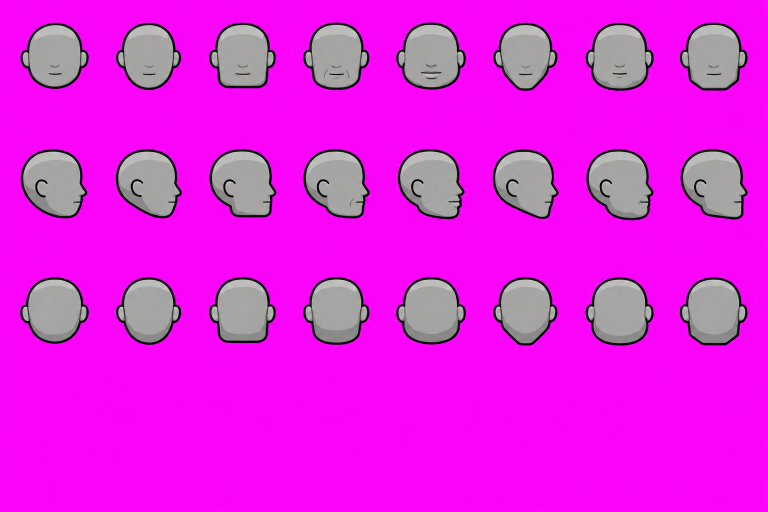
#> input picture tools/crew_v2/src/glowy.png, 1536 x 1024 px (shown at 1/2 size); its folder holds 6 pictures in this run; the run also reads 1 picture not shown here
$ python export.py
#> lines starting #> are read from the running program, lines starting #| are printed output that depends on the picture; after the words box and inside, x2 and y2 are one past the last pixel; in counts of white or black regions, pixels touching at a corner belong together
#!/usr/bin/env python3
"""MOON WARS — update246: the crew from LAYERS (jj 20.11, the RimWorld way), exported for the game.

Sources (GPT, magenta background, 8 columns x 4 rows of 192x256 cells = the 24x32 crew frame at 8x), in src/:
  glowy.png   blank heads: 8 heads x front / side / back           (rows 0-2)
  oczy.png    eyes + brows: 8 x front / side                       (rows 0-1)
  wlosy.png   hair: 8 x front / side / back                        (rows 0-2)
  brody.png   beards: 8 x front / side                             (rows 0-1)
  chod.png    the body walking, side view, 12 frames                (row 0 x8 + row 1 x4)
  akcje_bok.png  side: idle 4, shoot 4 / punch 4, repair 4 / hit 2, death 2
  przod.png   front: idle 4, eat 4 / heal 4, salute 4 / arms crossed 4
  tyl.png     back: idle 4, work 4 / work 8
Every body has NO head and a closed metal collar at the same point of its cell (x 99, y 96), except where the pose
moves it (kneeling, hit, falling); the head and the hologram shield are laid on the collar by the game.

What it writes (art/):
  crew2_head_tint.png / crew2_head_fixed.png   — every head, and every eye/hair/beard ALREADY FITTED to every head
                                                 (a part GPT drew for head j, moved and scaled onto head k), each in
                                                 a 60x60 cell centred on the helmet's centre, at 3 px a game unit
  crew2_<sheet>_tint.png / _fixed.png / _over.png — the body frames, 72x96 cells (24x32 units at 3 px)
  crew2.json   — where every cell is, and per body frame where the helmet sits and how it tilts
"_tint" holds the parts the game recolours (skin, hair, suit fabric) as a grey LIGHTNESS the game multiplies its colour
into; "_fixed" holds what keeps its own colour (outlines, eyes, metal, boots); "_over" is the mask of a body frame's
pixels that go IN FRONT of the head and the shield (a hand raised past the collar, the collar's front lip).

    python3 tools/crew_v2/export.py
"""
import json, os
import numpy as np
from PIL import Image
from scipy import ndimage

HERE = os.path.dirname(os.path.abspath(__file__))
SRC = os.path.join(HERE, 'src')
ART = os.path.join(os.path.dirname(os.path.dirname(HERE)), 'art')
CW, CH = 192, 256                     # source cell (8 px a unit)
K = 3                                 # export: 3 px a unit
D = 112                               # helmet diameter at 8x
BLOCK8 = 160                          # head block at 8x (the helmet's square), -> 60 px
BLOCK = BLOCK8 * K // 8               # 60
BODY_W, BODY_H = 24 * K, 32 * K       # 72 x 96
HEAD_SCALE = 0.57 * D / 118           # the head inside the helmet (prototype, jj ok 20.11)
SIDE_SHIFT = -5                       # side view: the head 5 px (8x) back in the bubble (jj 20.11)

def load(name):
#> called with name = 'glowy.png'
    a = np.array(Image.open(os.path.join(SRC, name)).convert('RGB')).astype(np.int16)
    pink = (a[:, :, 0] - a[:, :, 1] > 100) & (a[:, :, 2] - a[:, :, 1] > 100)
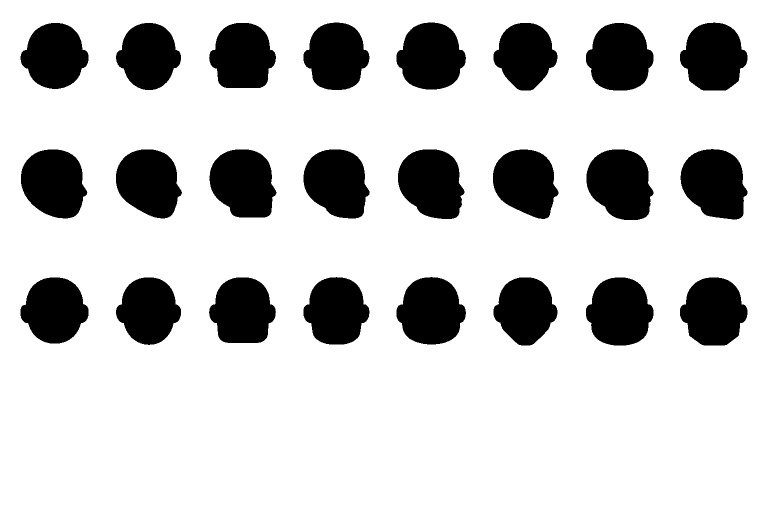
#> pink: shape (1024, 1536) bool (shown at 1/2 size); 79.3% white; 24 black regions, largest, box (x1, y1, x2, y2) and area: (1173, 299, 1307, 440) 14534, (1361, 298, 1495, 439) 14327, (796, 299, 929, 438) 14236
    return np.dstack([a.astype(np.uint8), np.where(pink, 0, 255).astype(np.uint8)])
#> call 2 of load, with name = 'oczy.png'
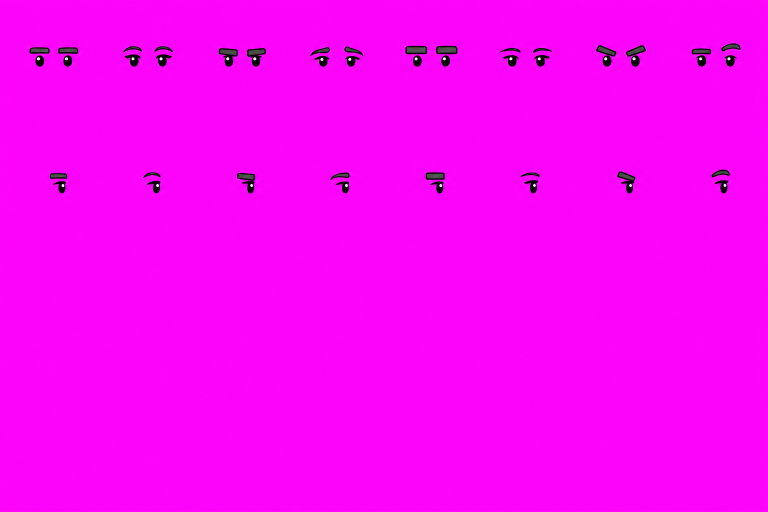
#> input picture tools/crew_v2/src/oczy.png, 1536 x 1024 px (shown at 1/2 size)
#> in load (call 2), `pink = (a[:, :, 0] - a[:, :, 1] > 100) & (a[:, :, 2] - a[:, :, 1] > 100)`: pink: shape (1024, 1536) bool; 98.9% white; 43 black regions, largest, box (x1, y1, x2, y2) and area: (494, 96, 532, 133) 828, (438, 96, 476, 133) 821, (1252, 91, 1292, 133) 797
#> call 3 of load, with name = 'wlosy.png'
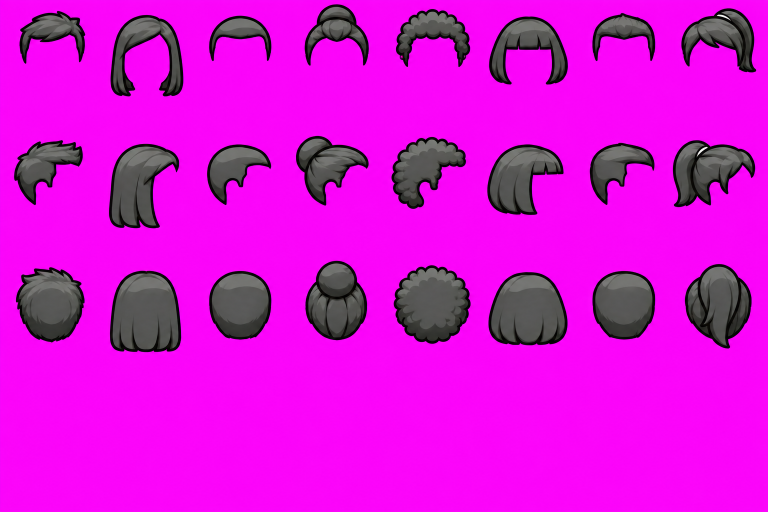
#> input picture tools/crew_v2/src/wlosy.png, 1536 x 1024 px (shown at 1/2 size)
#> in load (call 3), `pink = (a[:, :, 0] - a[:, :, 1] > 100) & (a[:, :, 2] - a[:, :, 1] > 100)`: pink: shape (1024, 1536) bool; 81.8% white; 24 black regions, largest, box (x1, y1, x2, y2) and area: (220, 542, 362, 704) 19867, (977, 544, 1135, 690) 18811, (788, 531, 941, 687) 18309
#> call 4 of load, with name = 'brody.png'
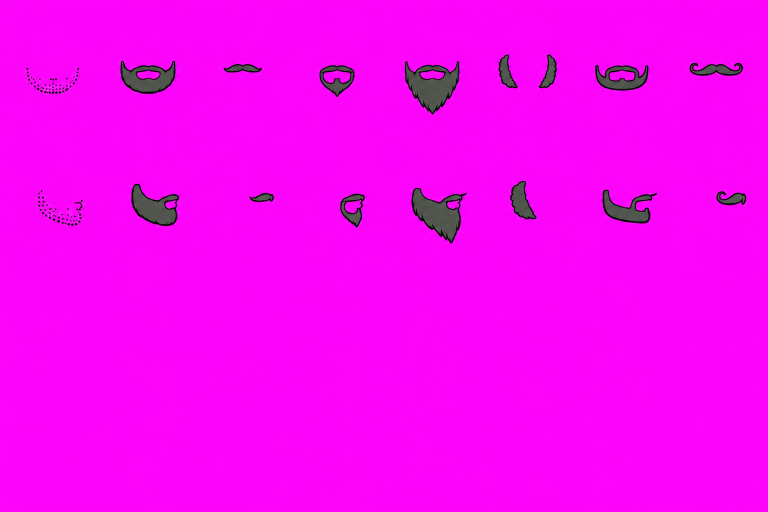
#> input picture tools/crew_v2/src/brody.png, 1536 x 1024 px (shown at 1/2 size)
#> in load (call 4), `pink = (a[:, :, 0] - a[:, :, 1] > 100) & (a[:, :, 2] - a[:, :, 1] > 100)`: pink: shape (1024, 1536) bool; 97.3% white; 105 black regions (88 under 20 px), largest, box (x1, y1, x2, y2) and area: (810, 122, 919, 229) 6587, (823, 376, 933, 487) 6271, (263, 368, 358, 452) 4621
def cell(S, r, c): return S[r * CH:(r + 1) * CH, c * CW:(c + 1) * CW]
#> called with r = 0, c = 0
#> returned value: shape (256, 192, 4)

HEAD, EYES, HAIR, BEARD = load('glowy.png'), load('oczy.png'), load('wlosy.png'), load('brody.png')

# ── fitting a part drawn for head j onto head k (the rules jj approved on 20.11) ───────────────────────────────
def box(r, c):
    m = cell(HEAD, r, c)[:, :, 3] > 0; ys, xs = np.nonzero(m); top, bot = ys.min(), ys.max(); h = bot - top
#> after `m = cell(HEAD, r, c)[:, :, 3] > 0`: m: shape (256, 192) bool; 26.4% white; 1 white region, box (x1, y1, x2, y2) and area: (41, 46, 177, 178) 12954
#> after `ys, xs = np.nonzero(m)`: ys = 12954 values from 46 to 177; xs = 12954 values, max 176 at index 6067, min 41 at index 6338, mean 109.1
#> after `top, bot = (ys.min(), ys.max())`: top = 46; bot = 177
#> after `h = bot - top`: h = 131
    y = int(top + 0.18 * h); row = np.nonzero(m[y])[0]
#> after `y = int(top + 0.18 * h)`: y = 69
#> after `row = np.nonzero(m[y])[0]`: row = 93 values from 64 to 156
    return dict(top=top, bot=bot, cx=(row.min() + row.max()) / 2, w=row.max() - row.min(), h=h,
                bx0=xs.min(), bx1=xs.max(), by0=ys.min(), by1=ys.max())
BOX = {(r, c): box(r, c) for r in range(3) for c in range(8)}
#> in box (call 2), `m = cell(HEAD, r, c)[:, :, 3] > 0`: m: shape (256, 192) bool; 25.3% white; 1 white region, box (x1, y1, x2, y2) and area: (40, 46, 170, 180) 12457
#> in box (call 3), `m = cell(HEAD, r, c)[:, :, 3] > 0`: m: shape (256, 192) bool; 27.3% white; 1 white region, box (x1, y1, x2, y2) and area: (34, 46, 168, 176) 13408
#> in box (call 4), `m = cell(HEAD, r, c)[:, :, 3] > 0`: m: shape (256, 192) bool; 26.9% white; 1 white region, box (x1, y1, x2, y2) and area: (31, 45, 163, 180) 13244
#> in box (call 5), `m = cell(HEAD, r, c)[:, :, 3] > 0`: m: shape (256, 192) bool; 28.4% white; 1 white region, box (x1, y1, x2, y2) and area: (25, 45, 164, 179) 13966
#> in box (call 6), `m = cell(HEAD, r, c)[:, :, 3] > 0`: m: shape (256, 192) bool; 24.8% white; 1 white region, box (x1, y1, x2, y2) and area: (27, 46, 155, 181) 12197
#> in box (call 7), `m = cell(HEAD, r, c)[:, :, 3] > 0`: m: shape (256, 192) bool; 28.4% white; 1 white region, box (x1, y1, x2, y2) and area: (20, 46, 155, 181) 13941
#> in box (call 8), `m = cell(HEAD, r, c)[:, :, 3] > 0`: m: shape (256, 192) bool; 27.9% white; 1 white region, box (x1, y1, x2, y2) and area: (16, 45, 151, 181) 13723
#> in box (call 9), `m = cell(HEAD, r, c)[:, :, 3] > 0`: m: shape (256, 192) bool; 28.5% white; 1 white region, box (x1, y1, x2, y2) and area: (42, 43, 175, 181) 13989
#> in box (call 10), `m = cell(HEAD, r, c)[:, :, 3] > 0`: m: shape (256, 192) bool; 27.7% white; 1 white region, box (x1, y1, x2, y2) and area: (40, 43, 172, 181) 13613
#> in box (call 11), `m = cell(HEAD, r, c)[:, :, 3] > 0`: m: shape (256, 192) bool; 28.9% white; 1 white region, box (x1, y1, x2, y2) and area: (35, 43, 169, 179) 14202
#> in box (call 12), `m = cell(HEAD, r, c)[:, :, 3] > 0`: m: shape (256, 192) bool; 28.2% white; 1 white region, box (x1, y1, x2, y2) and area: (31, 43, 163, 181) 13863
#> in box (call 13), `m = cell(HEAD, r, c)[:, :, 3] > 0`: m: shape (256, 192) bool; 29% white; 1 white region, box (x1, y1, x2, y2) and area: (28, 43, 161, 182) 14236
#> in box (call 14), `m = cell(HEAD, r, c)[:, :, 3] > 0`: m: shape (256, 192) bool; 27.3% white; 1 white region, box (x1, y1, x2, y2) and area: (26, 43, 157, 182) 13440
#> in box (call 15), `m = cell(HEAD, r, c)[:, :, 3] > 0`:
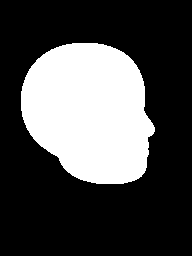
#> m: shape (256, 192) bool; 29.6% white; 1 white region, box (x1, y1, x2, y2) and area: (21, 43, 155, 184) 14534
#> in box (call 15), `ys, xs = np.nonzero(m)`: ys = 14534 values from 43 to 183; xs = 14534 values, max 154 at index 9324, min 21 at index 4703, mean 88.95
#> in box (call 15), `top, bot = (ys.min(), ys.max())`: bot = 183
#> in box (call 15), `h = bot - top`: h = 140
#> in box (call 15), `y = int(top + 0.18 * h)`: y = 68
#> in box (call 15), `row = np.nonzero(m[y])[0]`: row = 108 values from 30 to 137
#> in cell (call 16), `def cell(S, r, c): return S[r * CH:(r + 1) * CH, c * CW:(c + 1) * CW]`:
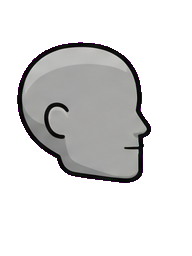
#> returned value: shape (256, 192, 4); mean of channels 0, 1, 2, 3 218.6, 44.1, 217.4, 74.3; transparent parts drawn white
#> in box (call 16), `m = cell(HEAD, r, c)[:, :, 3] > 0`:
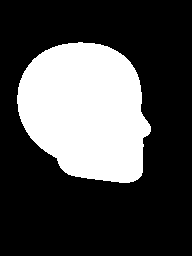
#> m: shape (256, 192) bool; 29.1% white; 1 white region, box (x1, y1, x2, y2) and area: (17, 42, 151, 183) 14327
#> in box (call 16), `ys, xs = np.nonzero(m)`: ys = 14327 values from 42 to 182; xs = 14327 values, max 150 at index 9198, min 17 at index 5210, mean 85.41
#> in box (call 16), `top, bot = (ys.min(), ys.max())`: top = 42; bot = 182
#> in box (call 16), `y = int(top + 0.18 * h)`: y = 67
#> in box (call 16), `row = np.nonzero(m[y])[0]`: row = 107 values from 27 to 133
#> BOX = 24 items
def _paste(part, sx, sy, ox, oy):
    im = Image.fromarray(part, 'RGBA').resize((max(1, round(CW * sx)), max(1, round(CH * sy))), Image.LANCZOS)
    out = Image.new('RGBA', (CW, CH), (0, 0, 0, 0)); out.paste(im, (round(ox), round(oy)), im)
    a = np.array(out); a[:, :, 3] = np.where(a[:, :, 3] > 110, 255, 0); return a
def warp(part, src, dst):
    sx = dst['w'] / src['w']; sy = dst['h'] / src['h']
    return _paste(part, sx, sy, dst['cx'] - src['cx'] * sx, dst['top'] - src['top'] * sy)
def edges(r, c, f0, f1):
    m = cell(HEAD, r, c)[:, :, 3] > 0; b = BOX[(r, c)]; out = []
    for k in range(12):
        fr = f0 + (f1 - f0) * k / 11; y = int(b['top'] + fr * b['h']); row = np.nonzero(m[y])[0]
        if len(row): out.append((fr, row.min(), row.max()))
    return out
def warp_hair(part, v, j, k):
    bj, bk = BOX[(v, j)], BOX[(v, k)]; sy = bk['h'] / bj['h'] * 1.02
    f1 = {0: 0.5, 1: 0.55, 2: 0.8}[v]
    ej, ek = edges(v, j, 0.06, f1), edges(v, k, 0.06, f1)
    n = min(len(ej), len(ek)); sx = max((ek[i][2] - ek[i][1]) / max(1, (ej[i][2] - ej[i][1])) for i in range(n)) * 1.04
    oy = bk['top'] - bj['top'] * sy - 2
    if v == 1:
        ox = min(e[1] for e in ek) - min(e[1] for e in ej) * sx - 3
    else:
        al = part[:, :, 3] > 0; ys, xs = np.nonzero(al); t1 = ys.min() + 0.35 * (ys.max() - ys.min())
        top = xs[ys <= t1]; cj = (top.min() + top.max()) / 2
        ox = np.mean([(e[1] + e[2]) / 2 for e in ek]) - cj * sx
    return _paste(part, sx, sy, ox, oy)
EYE_LIFT = 0.05
def warp_eyes(part, v, j, k):
    a = warp(part, BOX[(v, j)], BOX[(v, k)]); al = a[:, :, 3] > 0
    if not al.any(): return a
    ys, xs = np.nonzero(al); hm = cell(HEAD, v, k)[:, :, 3] > 0; bk = BOX[(v, k)]
    if v == 0: dx = round(bk['cx'] - (xs.min() + xs.max()) / 2)
    else:
        row = np.nonzero(hm[int(ys.mean())])[0]; dx = round(row.max() - 0.10 * bk['w'] - xs.max())
    a = np.roll(a, -round(EYE_LIFT * bk['h']), axis=0)
    return np.roll(a, dx, axis=1)
def warp_beard(part, v, j, k):
    a = warp(part, BOX[(v, j)], BOX[(v, k)]); al = a[:, :, 3] > 0
    if not al.any(): return a
    ys, xs = np.nonzero(al); bk = BOX[(v, k)]; hm = cell(HEAD, v, k)[:, :, 3] > 0
    if v == 0: dx = round(bk['cx'] - (xs.min() + xs.max()) / 2)
    else:
        row = np.nonzero(hm[int(np.clip(ys.min() + 4, 0, CH - 1))])[0]
        dx = round((row.max() if len(row) else bk['cx']) + 2 - xs.max())
    return np.roll(a, dx, axis=1)
BEARD_CLIP = {0, 5}

# ── tint / fixed split ───────────────────────────────────────────────────────────────────────────────────────
def split_head(a):
    """heads, eyes, hair, beards: neutral greys tint (lightness lifted so dark hair keeps its shading), the rest fixed"""
    rgb = a[:, :, :3].astype(float); g = rgb.mean(axis=2) / 255; sat = rgb.max(axis=2) - rgb.min(axis=2)
    al = a[:, :, 3] > 0; fixed = al & ((sat >= 30) | (g < 0.13) | (g > 0.9)); tint = al & ~fixed
    L = np.clip(0.25 + g * 1.05, 0, 1) * 255
    t = np.zeros_like(a); t[tint, :3] = L[tint][:, None]; t[tint, 3] = 255
    f = np.zeros_like(a); f[fixed] = a[fixed]
    return t, f
def split_body(a):
    """suit fabric (pure neutral grey) tints; boots, gloves, collar, tanks (blue steel) and the outline stay"""
    rgb = a[:, :, :3].astype(float); g = rgb.mean(axis=2); sat = rgb.max(axis=2) - rgb.min(axis=2)
    al = a[:, :, 3] > 0; fab = al & (sat < 12) & (g > 60) & (g < 240)
    L = np.clip(0.22 + g / 255, 0, 1) * 255
    t = np.zeros_like(a); t[fab, :3] = L[fab][:, None]; t[fab, 3] = 255
    f = np.zeros_like(a); fx = al & ~fab; f[fx] = a[fx]
    return t, f

# ── heads: every head and every fitted part, in the helmet's square ──────────────────────────────────────────
def to_block(a, v, k):
    """cell coords of head k (8x) -> the 60x60 helmet square (3x): the head scaled into the bubble, its own box
    centred on the bubble's centre (+4 px down at 8x, and back in the side view)"""
    b = BOX[(v, k)]; s = HEAD_SCALE
    bw, bh = (b['bx1'] - b['bx0'] + 1), (b['by1'] - b['by0'] + 1)
    cx = BLOCK8 / 2 + (SIDE_SHIFT if v == 1 else 0); cy = BLOCK8 / 2 + 4
    big = Image.new('RGBA', (BLOCK8, BLOCK8), (0, 0, 0, 0))
    im = Image.fromarray(a, 'RGBA').resize((round(CW * s), round(CH * s)), Image.LANCZOS)
    ox = cx - (b['bx0'] + bw / 2) * s; oy = cy - (b['by0'] + bh / 2) * s
    big.paste(im, (round(ox), round(oy)), im)
    return np.array(big.resize((BLOCK, BLOCK), Image.LANCZOS))

class Atlas:
    def __init__(self, cw, ch, cols): self.cw, self.ch, self.cols, self.cells = cw, ch, cols, []
    def add(self, *layers): self.cells.append(layers); return len(self.cells) - 1
    def save(self, names):
        rows = (len(self.cells) + self.cols - 1) // self.cols
        for li, name in enumerate(names):
            im = Image.new('RGBA', (self.cols * self.cw, rows * self.ch), (0, 0, 0, 0))
            for i, layers in enumerate(self.cells):
                im.paste(Image.fromarray(layers[li], 'RGBA'), ((i % self.cols) * self.cw, (i // self.cols) * self.ch))
            path = os.path.join(ART, name + '.png')
            if name.endswith('_tint') or name.endswith('_over'):
                im.convert('LA').save(path, optimize=True)          # grey lightness + alpha: half the bytes
            else:
                q = im.quantize(256, method=Image.Quantize.FASTOCTREE, dither=Image.Dither.NONE)
                q.save(path, optimize=True)                          # outlines, eyes, metal: 256 colours are plenty
                if os.path.getsize(path) > im.size[0] * im.size[1]:  # (never let the palette make it bigger)
                    im.save(path, optimize=True)
        return {'cw': self.cw, 'ch': self.ch, 'cols': self.cols, 'n': len(self.cells)}

def export_heads(meta):
    A = Atlas(BLOCK, BLOCK, 24); idx = {'head': {}, 'eyes': {}, 'hair': {}, 'beard': {}}
    def put(kind, key, a8, v, k):
        t, f = split_head(a8); idx[kind][key] = A.add(to_block(t, v, k), to_block(f, v, k))
    for v in range(3):
        for k in range(8):
            hd = cell(HEAD, v, k); face = hd[:, :, 3] > 0; b = BOX[(v, k)]
            put('head', f'{v}.{k}', hd, v, k)
            for j in range(8):
                put('hair', f'{v}.{k}.{j}', warp_hair(cell(HAIR, v, j), v, j, k), v, k)
                if v < 2:
                    e = warp_eyes(cell(EYES, v, j), v, j, k); e[:, :, 3] = np.where(face, e[:, :, 3], 0)
                    put('eyes', f'{v}.{k}.{j}', e, v, k)
                    bd = warp_beard(cell(BEARD, v, j), v, j, k)
                    yy = np.arange(CH)[:, None]; jaw = b['bot'] - 0.12 * b['h']
                    keep = face | ((yy > jaw) & (j not in BEARD_CLIP)); bd[:, :, 3] = np.where(keep, bd[:, :, 3], 0)
                    put('beard', f'{v}.{k}.{j}', bd, v, k)
#> this loop made 3 passes
    meta['heads'] = {'atlas': A.save(['crew2_head_tint', 'crew2_head_fixed']), 'index': idx}

# ── bodies ───────────────────────────────────────────────────────────────────────────────────────────────────
def collar(S, r, c):
    """the collar: thin, long, light blue-steel pieces nearest the top of the figure; centre, 'up' and tilt"""
    a = cell(S, r, c); raw = a[:, :, :3].astype(int); al = a[:, :, 3] > 0
    blue = al & (raw[:, :, 2] - raw[:, :, 0] > 25) & (raw.mean(axis=2) > 140)
    lab, n = ndimage.label(blue); cand = []
    for k in range(1, n + 1):
        m = lab == k; yy, xx = np.nonzero(m)
        if len(yy) < 40: continue
        cy, cx = yy.mean(), xx.mean(); w, v = np.linalg.eigh(np.cov(np.vstack([xx - cx, yy - cy])))
        el = np.sqrt(w.max() / max(w.min(), 1e-3)); L = 4 * np.sqrt(w.max())
        if el > 3.0 and 18 < L < 45: cand.append((el, cx, cy, v[:, np.argmax(w)], m))
    by, _ = np.nonzero(al); near = [t for t in cand if t[2] < by.min() + 30]
    cand = sorted(near or cand, key=lambda t: -t[0]); el, cx, cy, mj, m = cand[0]
    mask = np.zeros_like(blue)
    for t in cand:
        if np.hypot(t[1] - cx, t[2] - cy) < 16: mask |= t[4]
    yy, xx = np.nonzero(mask); cx, cy = xx.mean(), yy.mean()
    ang = (np.degrees(np.arctan2(mj[1], mj[0])) + 90) % 180 - 90; t = np.radians(ang)
    nrm = np.array([np.sin(t), -np.cos(t)]); bby, bbx = np.nonzero(al)
    if np.dot(nrm, np.array([cx, cy]) - np.array([bbx.mean(), bby.mean()])) < 0: nrm = -nrm
    tilt = float(np.degrees(np.arctan2(nrm[0], -nrm[1])))
    return cx, cy, tilt, nrm, ndimage.binary_dilation(mask, iterations=3) & al

SHEETS = {   # name: (file, view, frames as (row, col))
    'walk':  ('chod.png', 1, [(0, i) for i in range(8)] + [(1, i) for i in range(4)]),
    'side':  ('akcje_bok.png', 1, [(0, i) for i in range(8)] + [(1, i) for i in range(8)] + [(2, i) for i in range(4)]),
    'front': ('przod.png', 0, [(0, i) for i in range(8)] + [(1, i) for i in range(8)] + [(2, i) for i in range(4)]),
    'back':  ('tyl.png', 2, [(0, i) for i in range(8)] + [(1, i) for i in range(8)]),
}
def shrink(a):
    return np.array(Image.fromarray(a, 'RGBA').resize((BODY_W, BODY_H), Image.LANCZOS))
def export_bodies(meta):
    meta['bodies'] = {}
    for name, (fname, view, frames) in SHEETS.items():
        S = load(fname); A = Atlas(BODY_W, BODY_H, 8); fr = []
        for (r, c) in frames:
            a = cell(S, r, c); cx, cy, tilt, nrm, cap = collar(S, r, c)
            if abs(tilt) < 5: tilt = 0.0
            al = a[:, :, 3] > 0; yy = np.arange(CH)[:, None]; xx = np.arange(CW)[None, :]
            along = (xx - cx) * nrm[0] + (yy - cy) * nrm[1]
            over = cap & (along < -1)
            if view != 2: over |= al & (along > 4) & ~cap     # a raised hand: in front of the head (not from behind)
            o = np.zeros_like(a); o[over, 3] = 255; o[over, :3] = 255
            t, f = split_body(a)
            A.add(shrink(t), shrink(f), shrink(o))
            hc = np.array([cx, cy]) + nrm * (D / 2 - 7)
            fr.append({'hx': round(float(hc[0]) * K / 8, 2), 'hy': round(float(hc[1]) * K / 8, 2), 'tilt': round(tilt, 1)})
        meta['bodies'][name] = {'atlas': A.save([f'crew2_{name}_tint', f'crew2_{name}_fixed', f'crew2_{name}_over']),
                                'view': view, 'frames': fr}

if __name__ == '__main__':
    meta = {'version': 1, 'k': K, 'block': BLOCK, 'helmet_r': round(D / 2 * K / 8, 2), 'body': [BODY_W, BODY_H],
            '_readme': 'update246 crew from layers — written by tools/crew_v2/export.py, do not edit by hand'}
#> (the run stopped early here; a loop or call above may not have finished)
